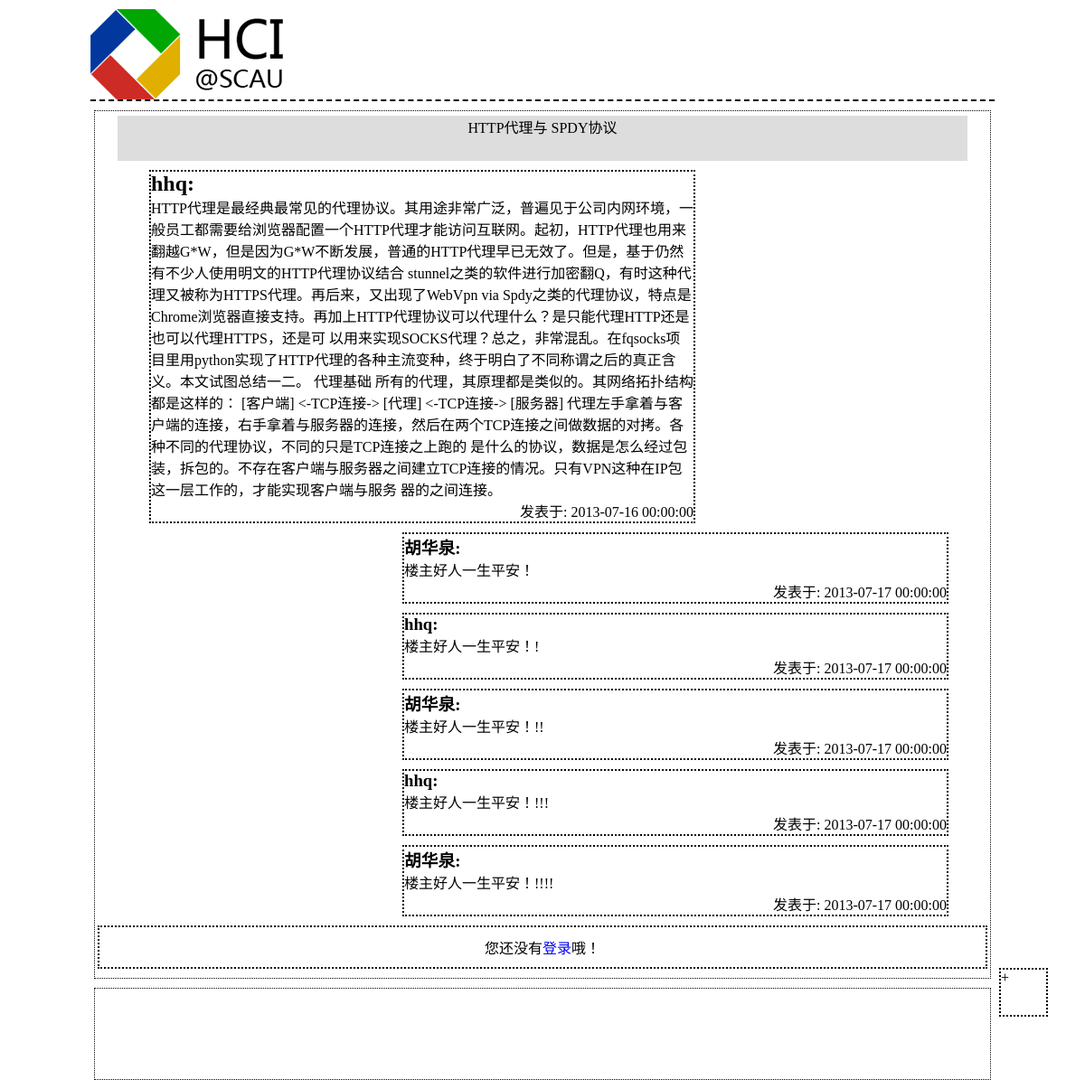
The page /Controller/onePostCon.php?postId=5 on the database its author committed.
### tables this page shows
CREATE TABLE IF NOT EXISTS `post` (
  `id` int(6) NOT NULL AUTO_INCREMENT,
  `title` varchar(50) NOT NULL,
  `content` longtext NOT NULL,
  `type` int(1) NOT NULL,
  `point` int(5) NOT NULL DEFAULT '0',
  `deleted` int(1) NOT NULL,
  `post_date` datetime NOT NULL,
  `state` int(1) NOT NULL,
  `authority` int(11) NOT NULL,
  `board_id` int(11) NOT NULL,
  `user_id` int(11) NOT NULL,
  PRIMARY KEY (`id`),
  KEY `board_id` (`board_id`),
  KEY `user_id` (`user_id`)
);

CREATE TABLE IF NOT EXISTS `user` (
  `id` int(11) NOT NULL AUTO_INCREMENT,
  `account` varchar(20) NOT NULL,
  `score` int(10) NOT NULL,
  `level` int(3) NOT NULL,
  `authority` int(11) NOT NULL,
  `password` varchar(255) NOT NULL,
  PRIMARY KEY (`id`)
);

### Controller/onePostCon.php (called while the page is built, shortened)
<?php
	require_once(ROOT . DS . "View" . DS. "postHeader.php");
	$postId = $_GET['postId'];
	$sql = "SELECT * FROM `post` WHERE id='$postId'";
	$query = mysql_query($sql);
	while($post_rows = mysql_fetch_array($query)) {
		$user = mysql_fetch_array(mysql_query("SELECT account FROM `user` WHERE id='$post_rows[user_id]'"));
		$post_user = $user[0];
		$post_title = $post_rows['title'];
		$post_content = $post_rows['content'];
		$post_date = $post_rows['post_date'];
	}
	$comment_sql = "SELECT * FROM `comment` WHERE post_id='$postId'";
	$comment_query = mysql_query($comment_sql);
	$commentContent = array();
	$commentUser = array();
	$commentDate = array();
	while($comment_rows = mysql_fetch_array($comment_query)) {
		array_push($commentContent, $comment_rows['content']);
		$comment_user = mysql_fetch_array(mysql_query("SELECT account FROM `user` WHERE id='$comment_rows[user_id]'"));
		array_push($commentUser, $comment_user[0]);
		array_push($commentDate, $comment_rows['comment_date']);
	}
	include_once(ROOT . DS . "View" . DS . "onePostView.php");
?>

### View/onePostView.php (the view)
			<div id="postTitle"><?php echo $post_title;?></div>
			<div id="msg">
			<h2><?php echo $post_user;?>:</h2>
			<p><?php echo $post_content;?></p>
			<p class="time">发表于:&nbsp;<?php echo $post_date;?></p>
			</div>
<?php
	foreach ($commentUser as $key => $commentuser) {
?>
			<div class="comment">
				<h3><?php echo $commentuser;?>:</h3>
				<p><?php echo $commentContent[$key];?></p>
				<p class="time">发表于:&nbsp;<?php echo $commentDate[$key];?></p>
			</div>
<?php
	}
?>

### stylesheets/post.css (style rules this page uses)
* { margin: 0; padding: 0; list-style: none; outline: none; text-decoration: none; }
#postTitle { width: 95%; height: 50px; margin: 5px auto; text-align: center; background: #ddd; }
#msg { width: 600px; margin: 10px 0px 10px 60px; border: 2px dotted #000; word-wrap:break-word; overflow:hidden; }
.comment { width: 600px; margin: 10px 0px 10px 340px; border: 2px dotted #000; }
#send-comment { width: 99%; margin: 10px auto; padding: 10px 0; border: 2px dotted #000; text-align: center; }
#control-panel { width: 50px; height: 50px; position: fixed; bottom: 80px; margin-left: 1000px; border: 2px dotted #000; }
.time { text-align: right; }
#footer { width: 99%; height: 100px; margin: 10px auto; border: 1px dotted #000; }

### rows shown on the page
post: title "HTTP代理与 SPDY协议", content "HTTP代理是最经典最常见的代理协议。其用途非常广泛，普遍见于公司内网环境，一般员工都需要给浏览器配置一个HTTP代理才能访问互联网。起初，HTTP代理也用来翻越G*W，但是因为G*W不断发展，普通的HTTP代理早已无效了。但是，基于仍然有不少人使用明文的HTTP代理协议结合 stunnel之类的软件进行加密翻Q，有时这种代理又被称为HTTPS代理。再后来，又出现了WebVpn via Spdy之类的代理协议，特点是Chrome浏览器直接支持。再加上HTTP代理协议可以代理什么？是只能代理HTTP还是也可以代理HTTPS，还是可 以用来实现SOCKS代理？总之，非常混乱。在fqsocks项目里用python实现了HTTP代理的各种主流变种，终于明白了不同称谓之后的真正含义。本文试图总结一二。 代理基础 所有的代理，其原理都是类似的。其网络拓扑结构都是这样的： [客户端] <-TCP连接-> [代理] <-TCP连接-> [服务器] 代理左手拿着与客户端的连接，右手拿着与服务器的连接，然后在两个TCP连接之间做数据的对拷。各种不同的代理协议，不同的只是TCP连接之上跑的 是什么的协议，数据是怎么经过包装，拆包的。不存在客户端与服务器之间建立TCP连接的情况。只有VPN这种在IP包这一层工作的，才能实现客户端与服务 器的之间连接。", post_date "2013-07-16 00:00:00"
user: account "hhq"
user: account "胡华泉"

### other values the page prints
$commentContent[$key] "楼主好人一生平安！"
$commentDate[$key] "2013-07-17 00:00:00"
$commentuser "hhq"
$commentContent[$key] "楼主好人一生平安！!"
$commentContent[$key] "楼主好人一生平安！!!"
$commentContent[$key] "楼主好人一生平安！!!!"
$commentContent[$key] "楼主好人一生平安！!!!!"
